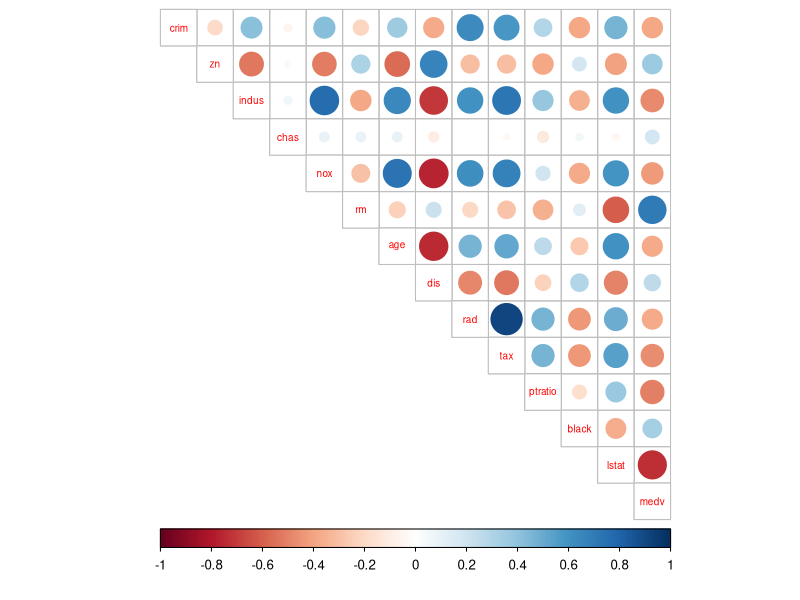
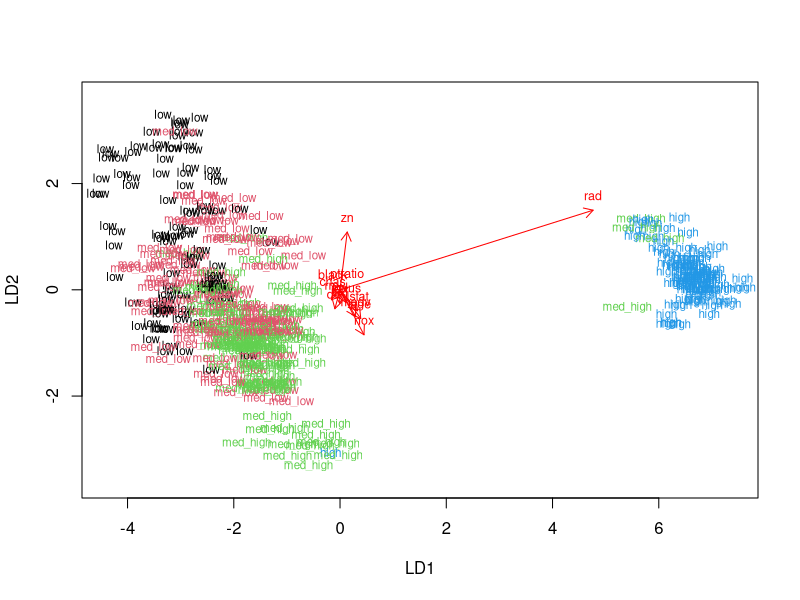
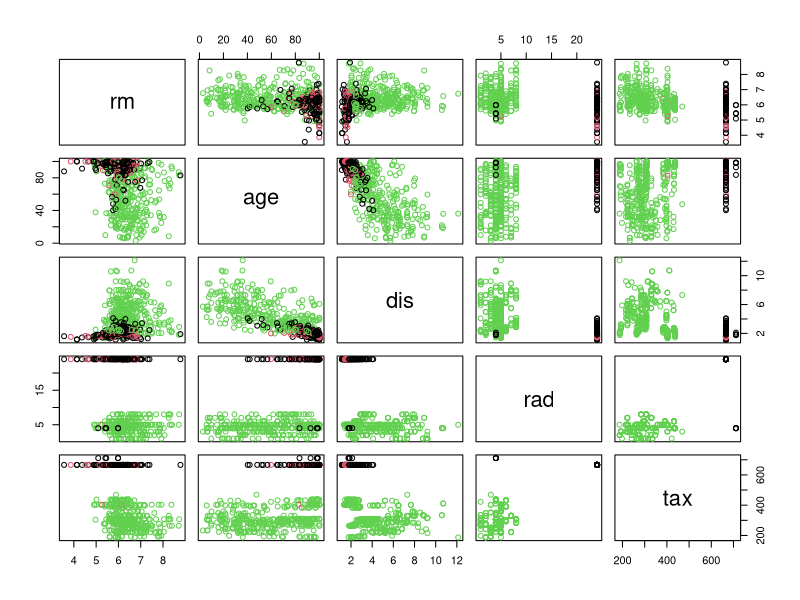
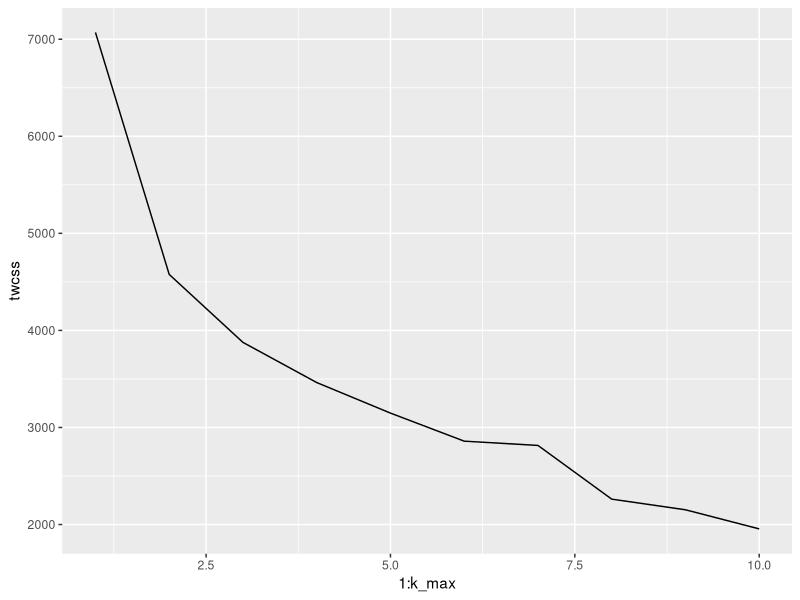
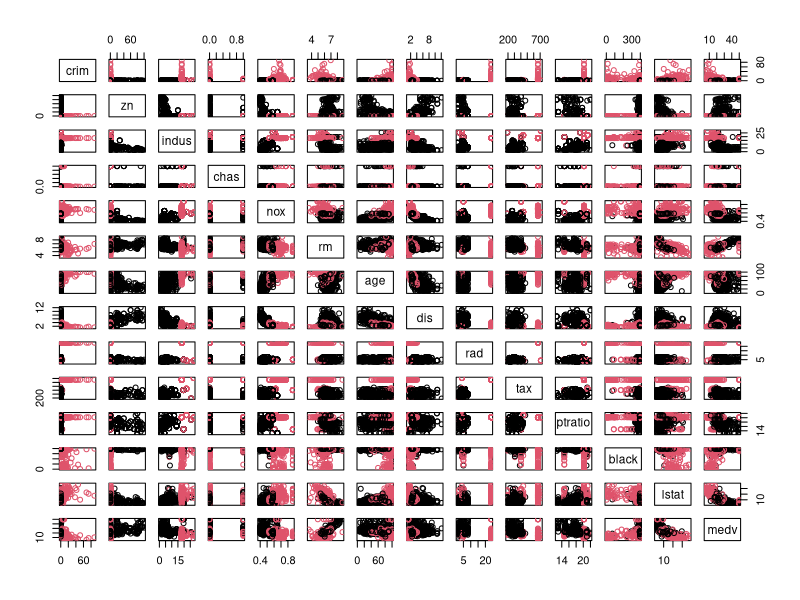

The R script that drew these images, in order:
## ---- chunk 1
library(MASS)
data("Boston")
str(Boston)
summary(Boston)
## ---- chunk 2
library(corrplot)
library(tidyverse)
cor_matrix <- cor(Boston) %>% round(digits = 2)
corrplot(cor_matrix, method="circle", type = "upper", cl.pos = "b", tl.pos = "d", tl.cex = 0.6)
## ---- chunk 3
boston_scaled <- scale(Boston)
boston_scaled <- as.data.frame(boston_scaled)
summary(boston_scaled)
## ---- chunk 4
bins <- quantile(boston_scaled$crim)
crime <- cut(boston_scaled$crim, breaks = bins, include.lowest = TRUE, label = c("low", "med_low", "med_high", "high"))
table(crime)
boston_scaled <- dplyr::select(boston_scaled, -crim)
boston_scaled <- data.frame(boston_scaled, crime)
## ---- chunk 5
n <- nrow(boston_scaled)
ind <- sample(n,  size = n * 0.8)
train <- boston_scaled[ind,]
test <- boston_scaled[-ind,]
correct_classes <- test$crime
test <- dplyr::select(test, -crime)
str(train)
str(test)
## ---- chunk 6
lda.fit <- lda(crime ~ ., data = train)
lda.fit
lda.arrows <- function(x, myscale = 1, arrow_heads = 0.1, color = "red", tex = 0.75, choices = c(1,2)){
  heads <- coef(x)
  arrows(x0 = 0, y0 = 0, 
         x1 = myscale * heads[,choices[1]], 
         y1 = myscale * heads[,choices[2]], col=color, length = arrow_heads)
  text(myscale * heads[,choices], labels = row.names(heads), 
       cex = tex, col=color, pos=3)
}
classes <- as.numeric(train$crime)
plot(lda.fit, dimen = 2, col = classes, pch = classes)
lda.arrows(lda.fit, myscale = 1.4)
## ---- chunk 7
lda.pred <- predict(lda.fit, newdata = test)
table(correct = correct_classes, predicted = lda.pred$class)
## ---- chunk 8
library(MASS)
data('Boston')
dist_eu <- dist(Boston)
dist_man <- dist(Boston, method = "manhattan")
summary(dist_eu)
summary(dist_man)
km <-kmeans(Boston, centers = 3)
pairs(Boston[6:10], col = km$cluster)
## ---- chunk 9
library(MASS)
library(ggplot2)
data('Boston')
boston_scaled <- scale(Boston)
boston_scaled <- as.data.frame(boston_scaled)
set.seed(123)
k_max <- 10
twcss <- sapply(1:k_max, function(k){kmeans(boston_scaled, k)$tot.withinss})
qplot(x = 1:k_max, y = twcss, geom = 'line')
km <-kmeans(boston_scaled, centers = 2)
pairs(Boston, col = km$cluster)
